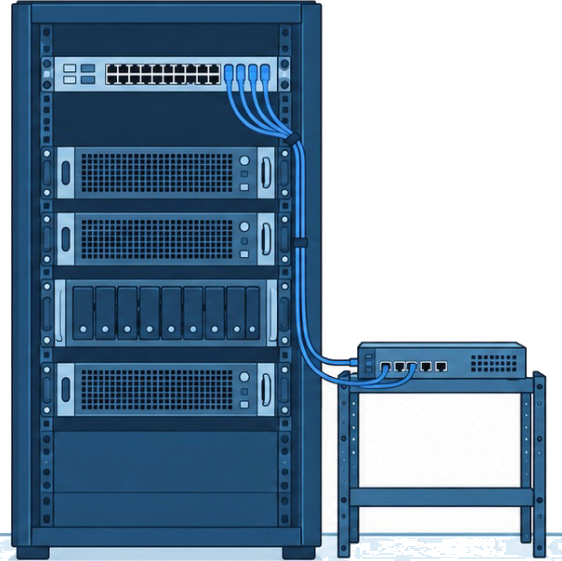
#> input picture atfm-mg/assets/rack.png, 562 x 561 px
$ python make_rack_cabinet.py
#> lines starting #> are read from the running program, lines starting #| are printed output that depends on the picture; after the words box and inside, x2 and y2 are one past the last pixel; in counts of white or black regions, pixels touching at a corner belong together
#!/usr/bin/env python3
"""Build assets/rack_cabinet.png from assets/rack.png (client revision S3).

The reference raster shows the server cabinet plus a side table carrying a
small switch, with the patch cables leaving the cabinet to that switch.  The
client wants ONE tidy cabinet with no cable leaving it, so this script:

  * crops to the cabinet (x 0-323) and drops the side table, the gap and the
    ragged extracted floor (the scene draws its own floor band);
  * straightens the cable bundle in the gutter below y 290 (it used to bend
    out to the table) by tiling a clean straight section of the same gutter,
    and adds a third cable tie at y 327-343 to keep the tie rhythm;
  * fills the two empty blank panels at the bottom (y 418-527) with a mirror
    image of the top "switch + cable fan" band (y 35-144): the four patch
    leads now run down the gutter and fan into a second 1U unit (patch
    panel) inside the cabinet, so the cabling reads as a closed, complete
    system;
  * writes a two-panel sprite (width 2 x 324): left = the assembled cabinet,
    right = the same cabinet empty (no units, no cables, clean gutter), which
    the scene uses to assemble the rack.

PNG coordinates of everything above x 322 / y 418 stay identical to
rack.png, so the scene's unit and LED coordinates still apply.  Mirrored
rows map y -> 562 - y (pixel rows) / 563 - y (continuous coordinates).

Usage: python3 tools/make_rack_cabinet.py   (writes assets/rack_cabinet.png)
"""
import os

import numpy as np
from PIL import Image

ROOT = os.path.join(os.path.dirname(os.path.abspath(__file__)), "..")
SRC = os.path.join(ROOT, "assets", "rack.png")
OUT = os.path.join(ROOT, "assets", "rack_cabinet.png")

W = 324          # cabinet outline ends at x 321
H = 561
UX0, UX1 = 40, 292  # unit slot incl. mounting ears (rails sit inside it)
GX0 = 292           # gutter + side panel: x 292 .. 321


def tile_rows(dst, src, x0, x1, sy0, sy1, dy0, dy1):
    """Fill dst[dy0:dy1, x0:x1] by repeating src[sy0:sy1, x0:x1]."""
    sh = sy1 - sy0
    y = dy0
    while y < dy1:
        h = min(sh, dy1 - y)
        dst[y:y + h, x0:x1] = src[sy0:sy0 + h, x0:x1]
        y += h


def main():
    orig = np.array(Image.open(SRC).convert("RGBA"))
#> orig is the input picture: shape (561, 562, 4); mean R, G, B, A 46.6, 70.6, 91.5, 177.2
    full = orig[:, :W].copy()

    # -- crop: nothing right of the cabinet outline
    full[:, 322:] = 0

    # -- floor: the extracted floor/shadow goes, the two feet stay
    full[528:, :11] = 0
    full[559:, :] = 0
    feet = np.zeros((H, W), bool)
    feet[546:559, 17:51] = True
    feet[546:559, 282:317] = True
    rows = np.zeros((H, W), bool)
    rows[548:559, :] = True
    light = full[:, :, :3].astype(int).mean(axis=2) > 150
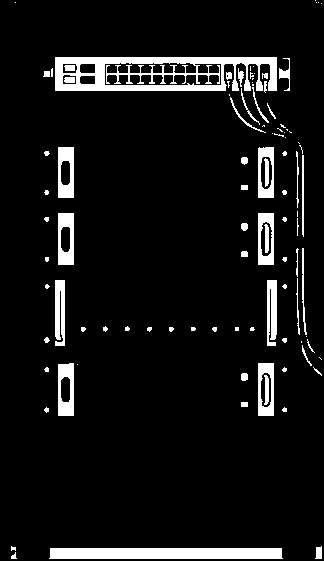
#> light: shape (561, 324) bool; 7.8% white; 99 white regions (47 under 20 px), largest, box (x1, y1, x2, y2) and area: (55, 57, 277, 91) 4346, (49, 548, 283, 559) 2554, (58, 363, 74, 416) 628
    full[(rows & ~feet) | (rows & feet & light)] = 0
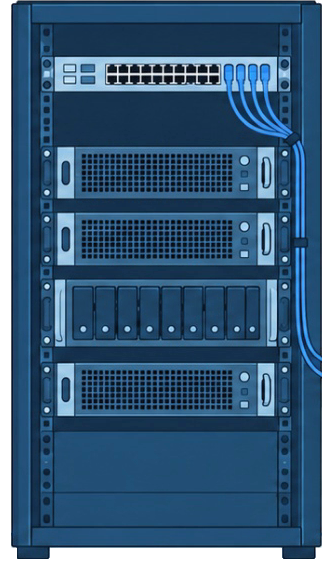
#> full: shape (561, 324, 4); mean R, G, B, A 38.1, 73.5, 104.8, 239.8; transparent parts drawn white

    # -- gutter: the bundle used to bend out to the table from y ~296; carry
    #    the straight section (y 160-232, between the ties) down to y 418
    tile_rows(full, orig, GX0, 322, 160, 232, 290, 418)
#> after the loop in tile_rows, `while y < dy1:`: y = 418
    # third cable tie (copy of the one at y 237-247)
    full[327:344, GX0:310] = orig[234:251, GX0:310]
#> full: shape (561, 324, 4); mean R, G, B, A 38.2, 73.6, 105, 239.8

    # -- bottom: mirror the top band (y 35-144: interior, switch, cable fan,
    #    top of the bundle) into y 418-527
    band = orig[35:145, UX0:322][::-1]
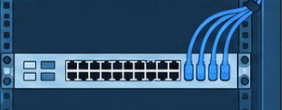
#> band: shape (110, 282, 4); mean R, G, B, A 49.1, 83.6, 114.9, 254.9; transparent parts drawn white
    full[418:528, UX0:322] = band
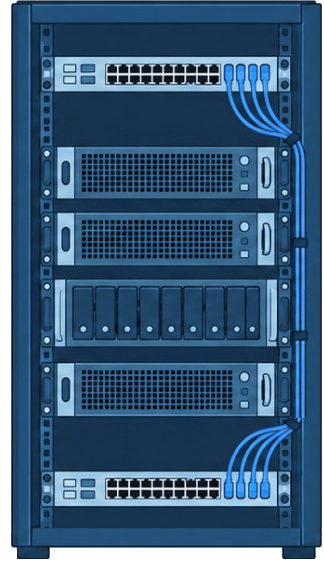
#> full: shape (561, 324, 4); mean R, G, B, A 41.2, 75.4, 106, 239.8; transparent parts drawn white

    # -- empty cabinet: units, plugs and cables painted out
    empty = full.copy()
    BAND = (26, 55)  # clean interior rows above the top switch
    for y0, y1 in [(55, 145), (145, 201), (211, 267), (277, 349), (362, 418), (418, 508)]:
        tile_rows(empty, full, UX0, UX1, BAND[0], BAND[1], y0, y1)
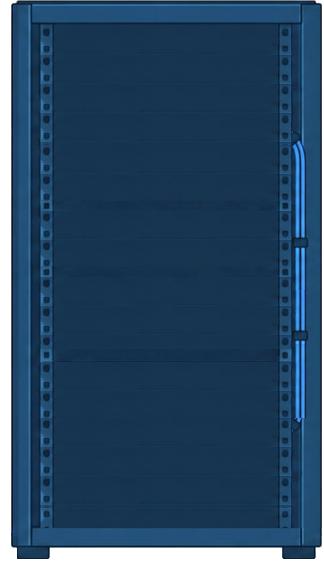
#> empty: shape (561, 324, 4); mean R, G, B, A 23.9, 54.9, 83.8, 239.8; transparent parts drawn white
    # clean gutter: per-column median of the original's lower gutter (no
    #    cables ran there), repeated, so the empty channel has no tile seams
    clean = np.median(orig[436:524, GX0:322].astype(float), axis=0).round().astype(np.uint8)
#> clean = 30 rows, first 6: [19, 49, 77, 255], [21, 51, 78, 255], [20, 51, 78, 255], [22, 51, 79, 255], [20, 51, 80, 255], [21, 51, 80, 255]
    empty[120:442, GX0:322] = clean[None, :, :]
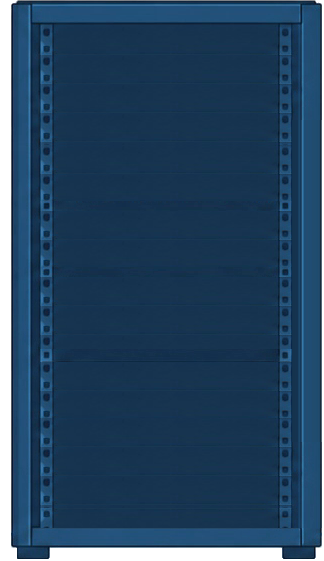
#> empty: shape (561, 324, 4); 5.27% of pixels changed, all inside (x1, y1, x2, y2) = (292, 120, 322, 442); transparent parts drawn white

    sprite = np.zeros((H, 2 * W, 4), np.uint8)
    sprite[:, :W] = full
    sprite[:, W:] = empty
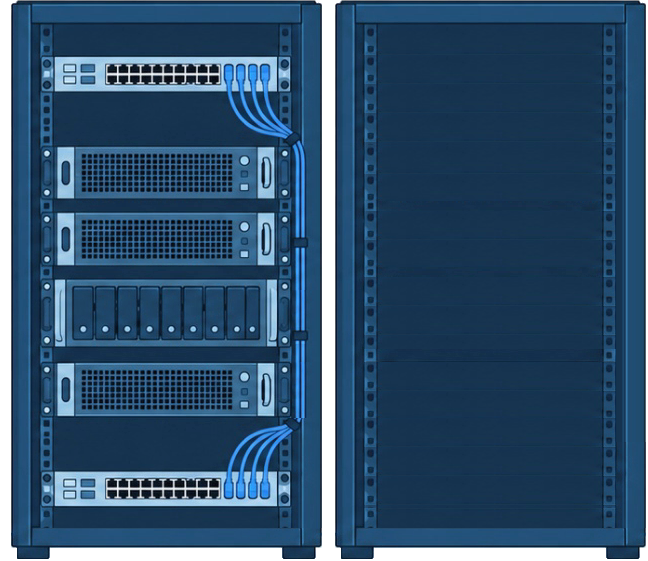
#> sprite: shape (561, 648, 4); mean R, G, B, A 32.5, 64.9, 94.4, 239.8; transparent parts drawn white
    Image.fromarray(sprite, "RGBA").save(OUT, optimize=True)
    print("wrote", OUT, sprite.shape[1], "x", sprite.shape[0])
#| wrote atfm-mg/tools/../assets/rack_cabinet.png 648 x 561


if __name__ == "__main__":
    main()
